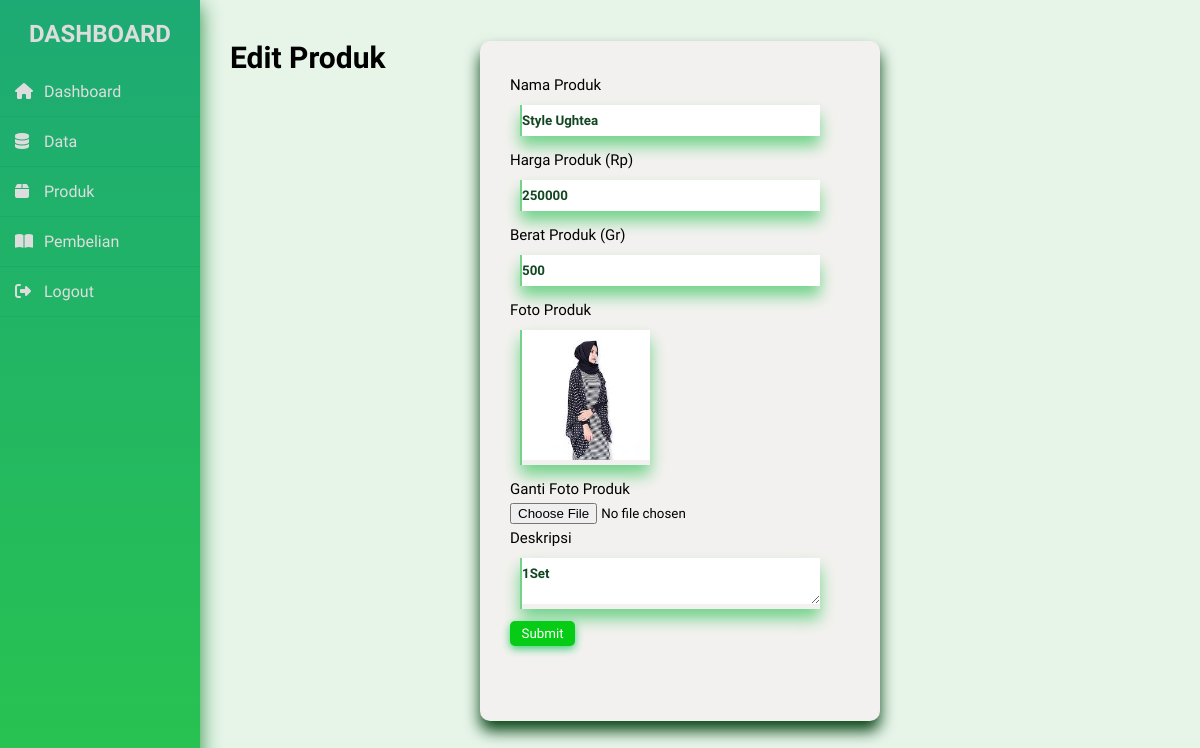
Page /admin/dashboard.php?halaman=editproduk&id=1 on the earlier database version.
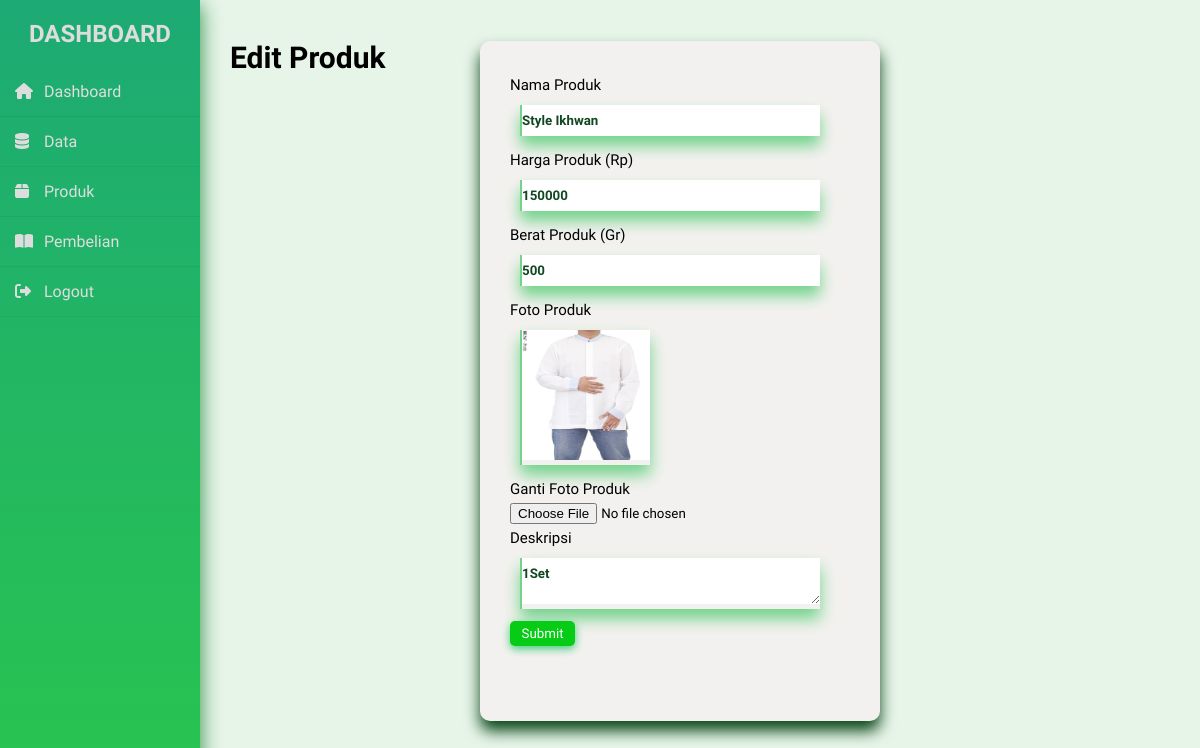
Same page on the later database version.
### tables this page shows
CREATE TABLE `produk` (
  `id_produk` int(11) NOT NULL,
  `nama_produk` varchar(100) NOT NULL,
  `harga_produk` int(11) NOT NULL,
  `berat` int(11) NOT NULL,
  `foto_produk` varchar(100) NOT NULL,
  `deskripsi_produk` text NOT NULL
);

### admin/editproduk.php (the view, shortened to what this page needs)
<h2>Edit Produk</h2>
<br>
<?php
$ambil = $db->query("SELECT * FROM produk WHERE id_produk='$_GET[id]'");
$pecah = $ambil->fetch_assoc();
?>
<form method="post" enctype="multipart/form-data">
    <div class="form-edit-produk">
        <label style="font-size: 15px">Nama Produk</label>
        <div class="textbox">
            <input type="text" name="nama" placeholder="Nama Produk" value="<?php echo $pecah['nama_produk']; ?>">
        </div>
        <label style="font-size: 15px">Harga Produk (Rp)</label>
        <div class="textbox">
            <input type="number" name="harga" method="post" placeholder="Harga Rp." value="<?php echo $pecah['harga_produk']; ?>">
        </div>
        <label style="font-size: 15px">Berat Produk (Gr)</label>
        <div class="textbox">
            <input type="number" name="berat" method="post" placeholder="Harga Rp." value="<?php echo $pecah['berat']; ?>">
        </div>
        <label style="font-size: 15px">Foto Produk</label><br>
        <div class="textbox" style="width:130px;">
            <img src="../foto_produk/<?php echo $pecah['foto_produk'] ?>" width="130" height="130"><br>
        </div>
        <label style="font-size: 15px">Ganti Foto Produk</label>
        <input type="file" name="foto"><br>
        <label style="font-size: 15px">Deskripsi</label>
        <div class="textbox">
            <textarea type="deskripsi" name="deskripsi" method="post" placeholder="Silahkan tulis deskripsi.."><?php echo $pecah['deskripsi_produk']; ?></textarea>
        </div>
        <button type="submit" name="edit">Submit</button>
    </div>
</form>

Differences in the rows shown:
changed produk "1Set": nama "Style Ughtea" → "Style Ikhwan"; harga "250000" → "150000"; foto_produk: a different picture
